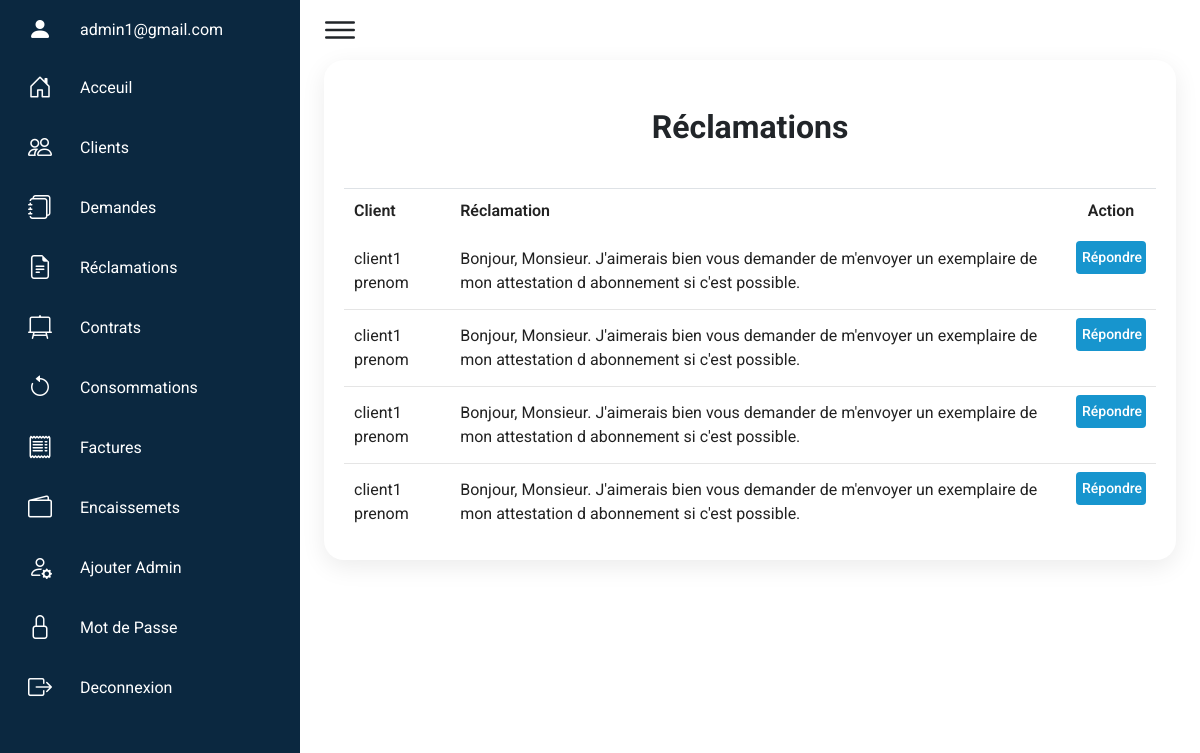
The app's page /index.php?page=reclamations (signed in) with its own data.
### tables this page shows
CREATE TABLE `messages` (
  `message_id` int(11) NOT NULL,
  `message_content` varchar(200) NOT NULL,
  `client_id` int(11) NOT NULL,
  `message_statut` int(11) NOT NULL DEFAULT 0,
  `message_date` date NOT NULL DEFAULT current_timestamp(),
  `reponse` varchar(255) DEFAULT NULL
);

CREATE TABLE `clients` (
  `client_id` int(11) NOT NULL,
  `password` varchar(50) NOT NULL,
  `nom` varchar(20) NOT NULL,
  `prenom` varchar(20) NOT NULL,
  `adresse` varchar(50) NOT NULL,
  `tel` varchar(10) NOT NULL,
  `email` varchar(30) NOT NULL,
  `isVerified` int(11) NOT NULL DEFAULT 0,
  `token` varchar(255) NOT NULL,
  `isActive` tinyint(4) NOT NULL DEFAULT 1
);

### models/messages.php (called while the page is built, shortened)
<?php
function getMessages()
{
    $db = connectToDatabase();
    if (isset($_SESSION['admin'])) {
        $stm = $db->prepare("SELECT messages.*,clients.* FROM messages INNER JOIN clients WHERE clients.client_id=messages.client_id and messages.message_statut=0 ");
    } else {
        $stm = $db->prepare("SELECT messages.* FROM messages WHERE messages.client_id=:id ");
        $stm->bindParam(":id", $_SESSION['client']['client_id']);
    }
    $stm->execute();
    $messages = $stm->fetchAll();
    return $messages;
}

### views/admin/reclamations.php (the view, shortened to what this page needs)
<?php ob_start();
$messages = getMessages();
?>
<div class="details-table p-0 px-2">
    <div class="activities pt-0 lesson-block m-0 mx-3 my-0">
        <h2 class="fw-bold mt-5 mb-0 text-center">Réclamations</h2>
        <table class="border-top" id="messages">
            <thead>
                <tr>
                    <td>Client</td>
                    <td class="text-start">Réclamation</td>
                    <td class="text-center">Action</td>
                </tr>
            </thead>
            <tbody id="">
                <?php foreach ($messages as $message) { ?>
                    <tr>
                        <td><?= $message['nom'] . " " . $message['prenom'] ?></td>
                        <td class="text-start"><?= $message['message_content'] ?></td>
                        <td class="d-flex justify-content-evenly py-2">
                            <?php if ($message['message_statut'] == 0) { ?>
                                <button type="button" class="status btn delivered border-none" style="width: 70px;" data-bs-toggle="modal" data-bs-target="#repondre<?= $message['message_id'] ?>">Répondre</button>
                            <?php } ?>
                        </td>
                    </tr>
                <?php } ?>
            </tbody>
        </table>
    </div>
</div>
<?php require('views/admin/layout.php');

### css/admin.css (style rules this page uses)
* { font-family: Roboto; margin: 0; padding: 0; box-sizing: border-box; }
:root { --blue: #0B2840; --white: #fff; --gray: #f5f5f5; --black1: #222; --black2: #999; }
body { min-height: 100vh; overflow-x: hidden; }
.details-table { position: relative; width: 100%; padding: 20px; display: grid; }
.details-table .activities { position: relative; display: grid; min-height: 500px; background: var(--white); padding: 20px; box-shadow: 0 7px 25px rgba(0, 0, 0, 0.08); border-radius: 20px; }
.details-table table { width: 100%; border-collapse: collapse; margin-top: 10px; }
.details-table table thead td { font-weight: 600; }
.details-table .activities table tr { color: var(--black1); border-bottom: 1px solid rgba(0, 0, 0, 0.1); }
.details-table .activities table tr:last-child { border-bottom: none; }
.details-table .activities table tr td { padding: 10px; }
.details-table .activities table tr td:last-child { text-align: end; }
.details-table .activities table tr td:nth-child(2) { text-align: end; }
.details-table .activities table tr td:nth-child(3) { text-align: center; }
.status.delivered { padding: 2px 4px; background: #1795ce; color: var(--white); border-radius: 4px; padding: 5px; font-size: 14px; font-weight: 500; }

### records on screen
messages: client.nom "client1", client.prenom "prenom", message_content "Bonjour, Monsieur. J'aimerais bien vous demander de m'envoyer un exemplaire de mon attestation d abonnement si c'est possible."
messages: client.nom "client1", client.prenom "prenom", message_content "Bonjour, Monsieur. J'aimerais bien vous demander de m'envoyer un exemplaire de mon attestation d abonnement si c'est possible."
messages: client.nom "client1", client.prenom "prenom", message_content "Bonjour, Monsieur. J'aimerais bien vous demander de m'envoyer un exemplaire de mon attestation d abonnement si c'est possible."
messages: client.nom "client1", client.prenom "prenom", message_content "Bonjour, Monsieur. J'aimerais bien vous demander de m'envoyer un exemplaire de mon attestation d abonnement si c'est possible.", $message['message_id'] 7 (drawn)

### other values on screen
$_SESSION['admin']['email'] "admin1@gmail.com"
